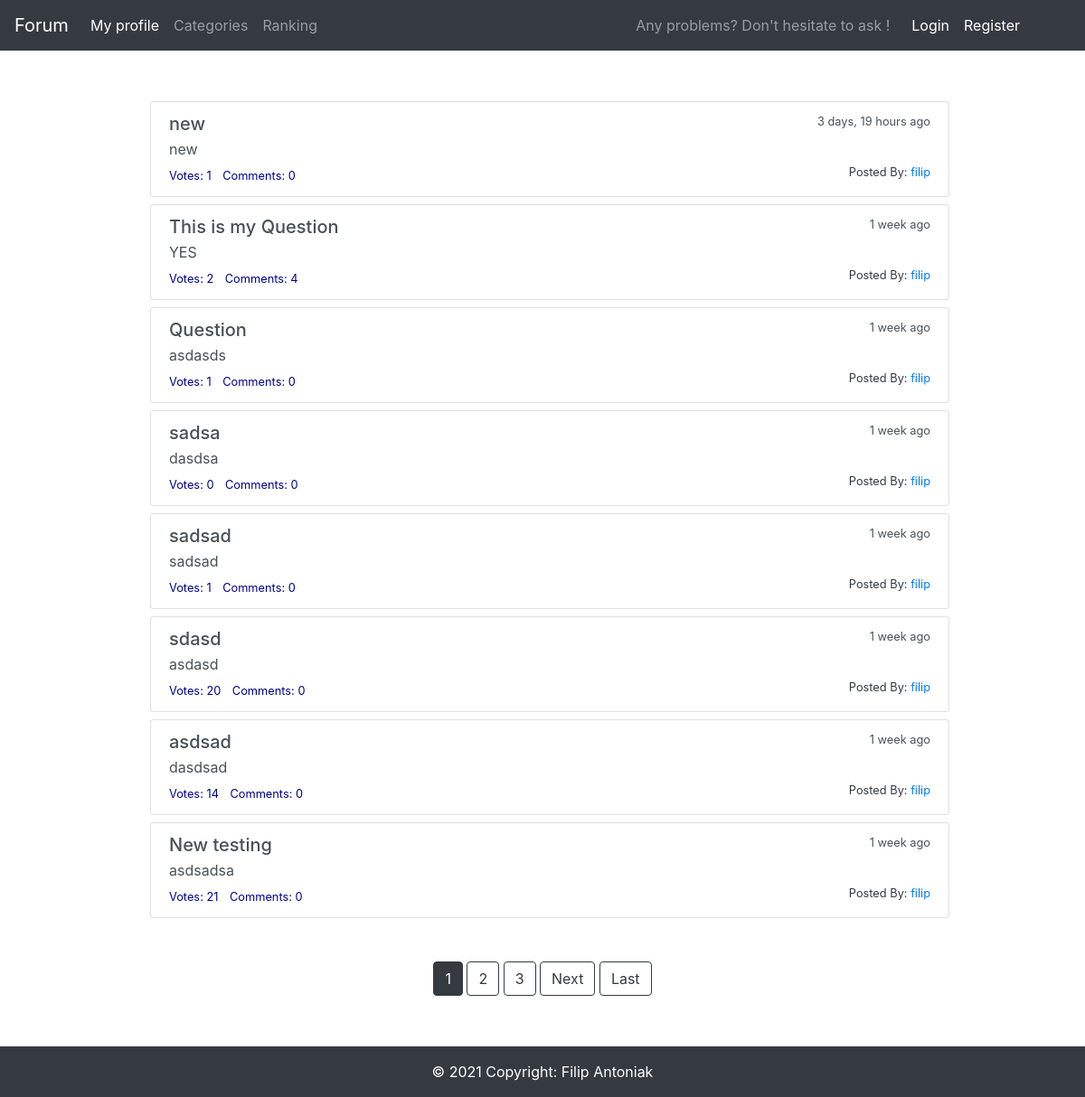
The app's page /, older data.
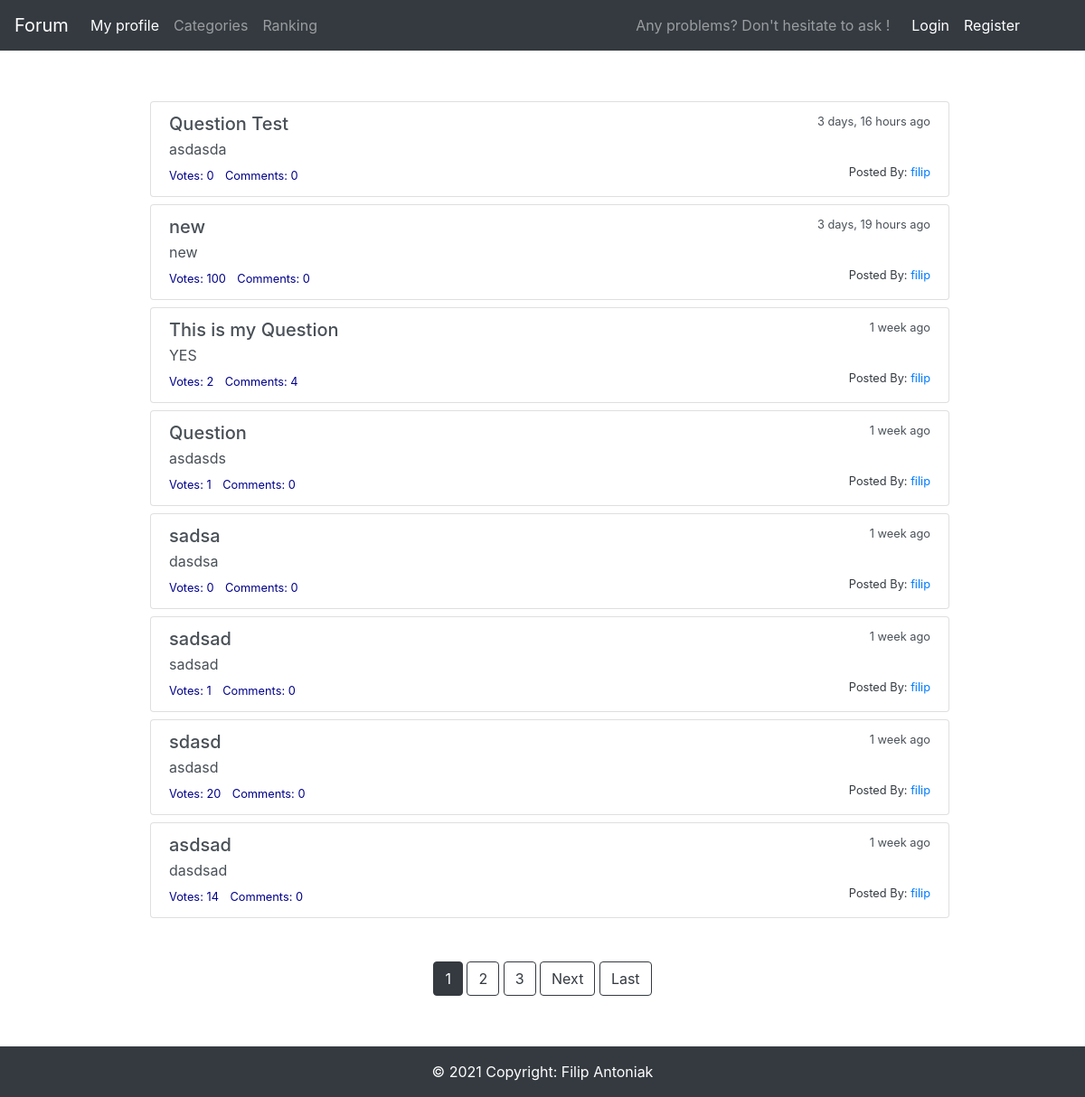
The same page, newer data.
### main/models.py (models this page shows, shortened)
class Question(models.Model):
    question_text = models.CharField(max_length=100)
    question_subtext = models.TextField(max_length=500)
    pub_date = models.DateTimeField('date published')
    user = models.ForeignKey(User, on_delete=models.CASCADE, default=User.objects.get(pk=1).pk)
    votes = models.IntegerField(default=0)
    def get_date(self):
        return humanize.naturaltime(self.pub_date)

### main/views.py (the view)
# urls.py: path('', views.IndexView.as_view(), name='index'),
class IndexView(generic.ListView):
    template_name = 'main/index.html'
    context_object_name = 'latest_question_list'
    paginate_by = 8
    def get_queryset(self):
        return Question.objects.filter(
            pub_date__lte=timezone.now()
        ).order_by('-pub_date')

### main/templates/main/index.html (shortened to what this page needs)
{% extends 'main/base.html' %}
{% block content %}
{% if latest_question_list %}
    {% for question in latest_question_list %}
        <div id="question" class="list-group ml-3 mb-2">
            <span class="list-group-item-action flex-column align-items-start">
            <a class="list-group-item list-group-item-action" href="{% url 'main:detail' question.id %}">
            <div class="d-flex w-100 justify-content-between">
              <h5  class="mb-1">{{ question.question_text }}</h5>
              <small>{{ question.get_date }}</small>
            </div>
            <p class="mb-1">{{ question.question_subtext }}</p>
            <small class="votes">Votes:  {{ question.votes }}</small>
            <small class="p-1"></small>
            <small class="votes">Comments:  {{ question.comment_set.all.count }}</small>
            <object>
                <a href="/profile/{{ question.user.username }}">
                    <small class="text-dark float-right">Posted By: <span class="text-primary">{{ question.user.username }}</span></small>
                </a>
            </object>
            </a>
        </span>
        </div>
    {% endfor %}
{% else %}
    <p>Something went wrong</p>
{% endif %}
<div class="text-center w-100 mx-auto mb-3 ">
    {% if is_paginated %}
        {% for num in page_obj.paginator.page_range %}
            {% if page_obj.number == num %}
                <a class="btn btn-dark mb-4" href="?page={{ num }}">{{ num }}</a>
            {% elif num > page_obj.number|add:'-3' and num < page_obj.number|add:'3' %}
                <a class="btn btn-outline-dark mb-4" href="?page={{ num }}">{{ num }}</a>
            {% endif %}
        {% endfor %}
        {% if page_obj.has_next %}
            <a class="btn btn-outline-dark mb-4" href="?page={{ page_obj.next_page_number }}">Next</a>
            <a class="btn btn-outline-dark mb-4" href="?page={{ page_obj.paginator.num_pages }}">Last</a>
        {% endif %}
    {% endif %}
</div>
    {% block footer-class %} position-absolute w-100 {% endblock %}
{% endblock %}

### main/templates/main/base.html (shortened to what this page needs)
<!DOCTYPE html>
<html lang="en">
<head>
    {% load static %}
    <link rel="stylesheet" href="https://cdnjs.cloudflare.com/ajax/libs/font-awesome/4.7.0/css/font-awesome.min.css">
    <link rel="stylesheet" href="https://stackpath.bootstrapcdn.com/bootstrap/4.1.3/css/bootstrap.min.css">
    <link rel="stylesheet" type="text/css" href="{% static 'main/style.css' %}">
</head>
<body>
    <nav class="navbar navbar-expand-lg navbar-dark bg-dark sticky-top">
      <a class="navbar-brand" href="{% url 'main:index' %}">Forum</a>
      <div class="collapse navbar-collapse" id="navbarText">
        <ul class="navbar-nav mr-auto">
          <li class="nav-item active">
          {% if request.user.is_authenticated %}
            <a class="nav-link" href="/profile/{{ user.username }}">My profile<span class="sr-only">(current)</span></a>
          {% else %}
          <a class="nav-link" href="/login/">My profile<span class="sr-only">(current)</span></a>
          {% endif %}
          </li>
          <li class="nav-item">
            <a class="nav-link" href="{% url 'main:category' %}">Categories</a>
          </li>
          <li class="nav-item">
            <a class="nav-link" href="{% url 'main:ranking' %}">Ranking</a>
          </li>
        </ul>
        <a href="{% url 'main:create_question' %}" class="navbar-text mr-3">
          Any problems? Don't hesitate to ask !
        </a>
        <ul class="navbar-nav mr-5">
        {% if request.user.is_authenticated %}
          <li class="nav-item active mr-auto"><a class="nav-link" href="/logout">Logout</a></li>
        {% else %}
          <li class="nav-item active mr-auto">
            <a class="nav-link" href="/login/">Login</a>
          </li>
          <li class="nav-item active">
            <a class="nav-link" href="/register/">Register</a>
          </li>
        {% endif %}
        </ul>
      </div>
    </nav>
    <div class="w-75 mx-auto mt-6" style="min-height: 79.3vh;">
        {% block content %}
        {% endblock %}
    </div>
    <footer class="page-footer bg-dark text-white text-center mt-3 text-lg-start {% block footer-class %}{% endblock %}">
        <div class="text-center p-3">
            © 2021 Copyright:
            <a class="text-white" >Filip Antoniak</a>
        </div>
    </footer>
</body>
</html>

### main/static/main/style.css (style rules this page uses)
.votes { color: darkblue; }
.mt-6 { margin-top: 7vh !important; }

Row changes from the older to the newer data that the page shows:
no longer on this page (row unchanged): Question: question_text "New testing", get_date "1 week ago", question_subtext "asdsadsa", votes "21", comment_set.all.count "0", user.username "filip"
added Question: question_text "Question Test", get_date "3 days, 16 hours ago", question_subtext "asdasda", votes "0", comment_set.all.count "0", user.username "filip"
changed Question "new": votes "1" → "100"
